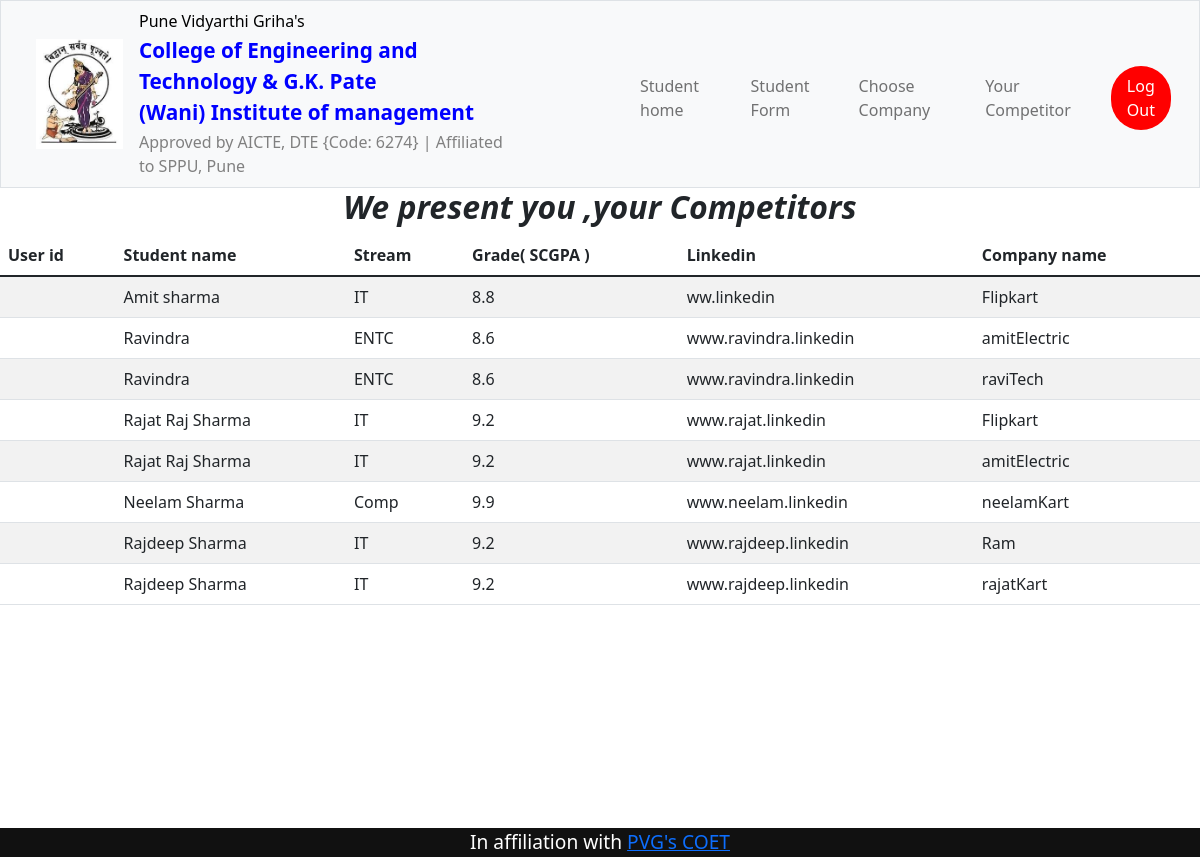
The app's page /stud_all (signed in) with its own data.
### tables this page shows
CREATE TABLE applicant_company_request(
  applicant_id INT,
  stud_name TEXT,
  stud_sub TEXT,
  s_SCGPA TEXT,
  linkedin_link TEXT,
  company_name TEXT
);

### app.py (the view)
@app.route('/stud_all')
@login_required
def stud_all():
    applicant_company_request = db.execute(
        "SELECT * FROM applicant_company_request ORDER BY applicant_id DESC",
    )
    return render_template("stud_all.html", applicant_company_request = applicant_company_request)

### app.py (called while the page is built)
@app.after_request
def after_request(response):
    response.headers["Cache-Control"] = "no-cache, no-store, must-revalidate"
    response.headers["Expires"] = 0
    response.headers["Pragma"] = "no-cache"
    return response

### helpers.py (called while the page is built)
def login_required(f):
    @wraps(f)
    def decorated_function(*args, **kwargs):
        if session.get("user_id") is None:
            return redirect("/login")
        return f(*args, **kwargs)
    return decorated_function

### templates/stud_all.html (shortened to what this page needs)
{% extends "layout.html" %}
{% block navbar %}
    <ul class="navbar-nav me-auto mt-2">
        <li class="nav-item"><a class="nav-link" href="/dashboard">Student home</a></li>
        <li class="nav-item"><a class="nav-link" href="/stud_form">Student Form</a></li>
        <li class="nav-item"><a class="nav-link" href="/stud_choose">Choose Company</a></li>
        <li class="nav-item"><a class="nav-link" href="/stud_all">Your Competitor</a></li>
    </ul>
    <ul class="navbar-nav ms-auto mt-2">
        <li class="nav-item" style=" background-color: red; border-radius: 3rem; padding: 0rem 0.5rem; "><a class="nav-link" href="/logout" style=" color: white; ">Log Out</a></li>
    </ul>
{% endblock %}
{% block main %}
    <h2><strong><i>We present you ,your Competitors</i></strong></h2>
    <table class="table table-striped">
        <thead>
                <tr>
                        <th>User id</th>
                        <th>Student name</th>
                        <th>Stream</th>
                        <th>Grade( SCGPA )</th>
                        <th>Linkedin</th>
                        <th>Company name</th>
                </tr>
        </thead>
        <tbody>
                {% for applicant in applicant_company_request %}
                    <tr>
                            <td>{{ applicant.user_id }}</td>
                            <td>{{ applicant.stud_name }}</td>
                            <td>{{ applicant.stud_sub }}</td>
                            <td>{{ applicant.s_SCGPA }}</td>
                            <td>{{ applicant.linkedin_link }}</td>
                            <td>{{ applicant.company_name }}</td>
                    </tr>
                {% endfor %}
        </tbody>
    </table>
{% endblock %}

### templates/layout.html (shortened to what this page needs)
<!DOCTYPE html>
<html lang="en">
    <head>
        <link href="https://cdn.jsdelivr.net/npm/bootstrap@5.1.3/dist/css/bootstrap.min.css" rel="stylesheet">
        <link href="/static/styles.css" rel="stylesheet">
    </head>
    <body>
        <nav class="bg-light border navbar navbar-expand-md navbar-light">
            <div class="container-fluid">
                <img class="logo2">
                <div class="web_title">
                    <p id="PVG">Pune Vidyarthi Griha's</p>
                    <a id="COET" href="/login"><strong>College of Engineering and Technology & G.K. Pate<br>(Wani) Institute of management</strong></a>
                    <p id="PVG_info">Approved by AICTE, DTE {Code: 6274} | Affiliated to SPPU, Pune</p>
                </div>
                <div class="collapse navbar-collapse" id="navbar" style="margin-left: 6rem;">
                    {% if session["user_id"] %}
                        {% block navbar %}{% endblock %}
                    {% else %}
                        <ul class="navbar-nav ms-auto mt-2">
                            <button type="button" class="btn btn-info m-1"><a id="nav_button" href="/register">Register</a></button>
                            <button type="button" class="btn btn-primary m-1"><a id="nav_button" href="/login">Log In</a></button>
                        </ul>
                    {% endif %}
                </div>
            </div>
        </nav>
        <main class="main-class">
            {% block main %}{% endblock %}
        </main>
        <footer class="mb-1 small text-center" id="footerid">
            In affiliation with <a href="https://www.pvgcoet.ac.in/">PVG's COET</a>
        </footer>
    </body>
</html>

### static/styles.css (style rules this page uses)
.web_title { display: flex; justify-content: center; flex-direction: column; margin-left: 1rem; }
#PVG { color: #000; margin-bottom: 0.1rem; }
#COET { color: blue; margin-bottom: 0.1rem; font-size: 1.3rem; text-decoration: none; }
#PVG_info { color: grey; margin-bottom: 0.1rem; }
.main-class { width: 100%; height: 80vh; display: flex; align-items: center; flex-direction: column; }
#footerid { background-color: #111; color: #FFF; font-size: 1.2rem; }
.logo2 { width: 110px; height: 110px; margin-left: 2%; }
.nav-item { margin: 0rem 1rem; }

### records on screen
applicant_company_request: stud_name "Amit sharma", stud_sub "IT", s_SCGPA "8.8", linkedin_link "ww.linkedin", company_name "Flipkart"
applicant_company_request: stud_name "Ravindra", stud_sub "ENTC", s_SCGPA "8.6", linkedin_link "www.ravindra.linkedin", company_name "amitElectric"
applicant_company_request: stud_name "Ravindra", stud_sub "ENTC", s_SCGPA "8.6", linkedin_link "www.ravindra.linkedin", company_name "raviTech"
applicant_company_request: stud_name "Rajat Raj Sharma", stud_sub "IT", s_SCGPA "9.2", linkedin_link "www.rajat.linkedin", company_name "Flipkart"
applicant_company_request: stud_name "Rajat Raj Sharma", stud_sub "IT", s_SCGPA "9.2", linkedin_link "www.rajat.linkedin", company_name "amitElectric"
applicant_company_request: stud_name "Neelam Sharma", stud_sub "Comp", s_SCGPA "9.9", linkedin_link "www.neelam.linkedin", company_name "neelamKart"
applicant_company_request: stud_name "Rajdeep Sharma", stud_sub "IT", s_SCGPA "9.2", linkedin_link "www.rajdeep.linkedin", company_name "Ram"
applicant_company_request: stud_name "Rajdeep Sharma", stud_sub "IT", s_SCGPA "9.2", linkedin_link "www.rajdeep.linkedin", company_name "rajatKart"
